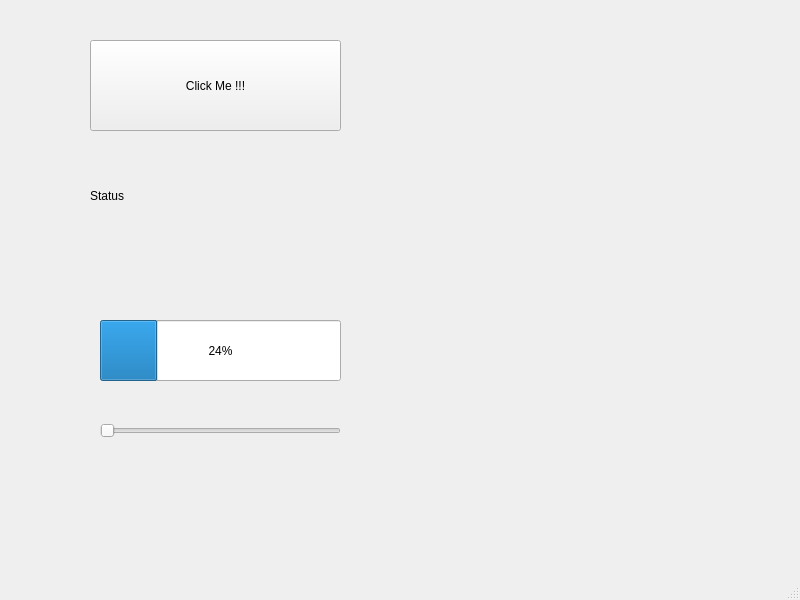
<?xml version="1.0" encoding="UTF-8"?>
<ui version="4.0">
 <class>MainWindow</class>
 <widget class="QMainWindow" name="MainWindow">
  <property name="geometry">
   <rect>
    <x>0</x>
    <y>0</y>
    <width>800</width>
    <height>600</height>
   </rect>
  </property>
  <property name="windowTitle">
   <string>MainWindow</string>
  </property>
  <widget class="QWidget" name="centralwidget">
   <widget class="QPushButton" name="pushButtonClose">
    <property name="geometry">
     <rect>
      <x>90</x>
      <y>40</y>
      <width>251</width>
      <height>91</height>
     </rect>
    </property>
    <property name="text">
     <string>Click Me !!!</string>
    </property>
   </widget>
   <widget class="QLabel" name="label">
    <property name="geometry">
     <rect>
      <x>90</x>
      <y>150</y>
      <width>251</width>
      <height>91</height>
     </rect>
    </property>
    <property name="text">
     <string>Status</string>
    </property>
   </widget>
   <widget class="QSlider" name="horizontalSlider">
    <property name="geometry">
     <rect>
      <x>100</x>
      <y>390</y>
      <width>241</width>
      <height>81</height>
     </rect>
    </property>
    <property name="orientation">
     <enum>Qt::Horizontal</enum>
    </property>
   </widget>
   <widget class="QProgressBar" name="progressBar">
    <property name="geometry">
     <rect>
      <x>100</x>
      <y>320</y>
      <width>241</width>
      <height>61</height>
     </rect>
    </property>
    <property name="maximum">
     <number>100</number>
    </property>
    <property name="value">
     <number>24</number>
    </property>
   </widget>
  </widget>
  <widget class="QMenuBar" name="menubar">
   <property name="geometry">
    <rect>
     <x>0</x>
     <y>0</y>
     <width>800</width>
     <height>22</height>
    </rect>
   </property>
  </widget>
  <widget class="QStatusBar" name="statusbar"/>
 </widget>
 <resources/>
 <connections/>
</ui>
